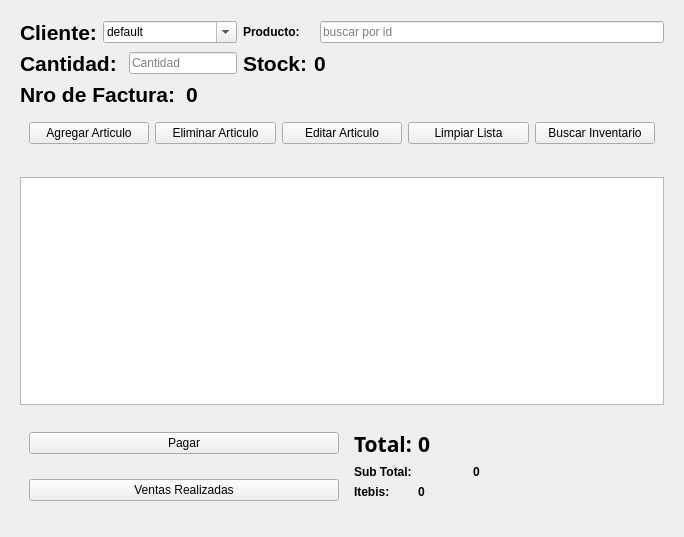
<?xml version="1.0" encoding="UTF-8"?>
<ui version="4.0">
 <class>main</class>
 <widget class="QWidget" name="main">
  <property name="geometry">
   <rect>
    <x>0</x>
    <y>0</y>
    <width>684</width>
    <height>537</height>
   </rect>
  </property>
  <property name="sizePolicy">
   <sizepolicy hsizetype="Expanding" vsizetype="Expanding">
    <horstretch>0</horstretch>
    <verstretch>0</verstretch>
   </sizepolicy>
  </property>
  <property name="windowTitle">
   <string>Form</string>
  </property>
  <layout class="QGridLayout" name="gridLayout">
   <item row="0" column="0">
    <widget class="QFrame" name="form">
     <property name="sizePolicy">
      <sizepolicy hsizetype="Expanding" vsizetype="Preferred">
       <horstretch>0</horstretch>
       <verstretch>0</verstretch>
      </sizepolicy>
     </property>
     <property name="frameShape">
      <enum>QFrame::Shape::NoFrame</enum>
     </property>
     <property name="frameShadow">
      <enum>QFrame::Shadow::Raised</enum>
     </property>
     <layout class="QGridLayout" name="gridLayout_2">
      <item row="0" column="0">
       <widget class="QLabel" name="cliente_label">
        <property name="styleSheet">
         <string notr="true"/>
        </property>
        <property name="frameShape">
         <enum>QFrame::Shape::NoFrame</enum>
        </property>
        <property name="frameShadow">
         <enum>QFrame::Shadow::Plain</enum>
        </property>
        <property name="text">
         <string>&lt;html&gt;&lt;head/&gt;&lt;body&gt;&lt;p&gt;&lt;span style=&quot; font-size:16pt; font-weight:700;&quot;&gt;Cliente:&lt;/span&gt;&lt;/p&gt;&lt;/body&gt;&lt;/html&gt;</string>
        </property>
        <property name="textFormat">
         <enum>Qt::TextFormat::AutoText</enum>
        </property>
       </widget>
      </item>
      <item row="0" column="1" colspan="3">
       <widget class="QComboBox" name="cliente_combo">
        <property name="sizePolicy">
         <sizepolicy hsizetype="Minimum" vsizetype="Fixed">
          <horstretch>0</horstretch>
          <verstretch>0</verstretch>
         </sizepolicy>
        </property>
        <property name="contextMenuPolicy">
         <enum>Qt::ContextMenuPolicy::NoContextMenu</enum>
        </property>
        <property name="editable">
         <bool>true</bool>
        </property>
        <property name="currentText">
         <string>default</string>
        </property>
        <property name="maxVisibleItems">
         <number>5</number>
        </property>
       </widget>
      </item>
      <item row="0" column="4" colspan="2">
       <widget class="QLabel" name="producto_label">
        <property name="styleSheet">
         <string notr="true">font: 16pt &quot;Sans Serif&quot;;</string>
        </property>
        <property name="frameShape">
         <enum>QFrame::Shape::NoFrame</enum>
        </property>
        <property name="frameShadow">
         <enum>QFrame::Shadow::Plain</enum>
        </property>
        <property name="text">
         <string>&lt;html&gt;&lt;head/&gt;&lt;body&gt;&lt;p&gt;&lt;span style=&quot; font-weight:700;&quot;&gt;Producto:&lt;/span&gt;&lt;/p&gt;&lt;/body&gt;&lt;/html&gt;</string>
        </property>
        <property name="textFormat">
         <enum>Qt::TextFormat::AutoText</enum>
        </property>
       </widget>
      </item>
      <item row="0" column="6">
       <widget class="QLineEdit" name="entry_producto">
        <property name="inputMask">
         <string/>
        </property>
        <property name="text">
         <string/>
        </property>
        <property name="frame">
         <bool>true</bool>
        </property>
        <property name="dragEnabled">
         <bool>false</bool>
        </property>
        <property name="placeholderText">
         <string>buscar por id</string>
        </property>
        <property name="cursorMoveStyle">
         <enum>Qt::CursorMoveStyle::VisualMoveStyle</enum>
        </property>
       </widget>
      </item>
      <item row="1" column="0" colspan="2">
       <widget class="QLabel" name="cantidad_label">
        <property name="frameShape">
         <enum>QFrame::Shape::NoFrame</enum>
        </property>
        <property name="frameShadow">
         <enum>QFrame::Shadow::Plain</enum>
        </property>
        <property name="text">
         <string>&lt;html&gt;&lt;head/&gt;&lt;body&gt;&lt;p&gt;&lt;span style=&quot; font-size:16pt; font-weight:700;&quot;&gt;Cantidad: &lt;/span&gt;&lt;/p&gt;&lt;/body&gt;&lt;/html&gt;</string>
        </property>
        <property name="textFormat">
         <enum>Qt::TextFormat::RichText</enum>
        </property>
        <property name="wordWrap">
         <bool>false</bool>
        </property>
        <property name="openExternalLinks">
         <bool>false</bool>
        </property>
       </widget>
      </item>
      <item row="1" column="2" colspan="2">
       <widget class="QLineEdit" name="entry_cantidad">
        <property name="sizePolicy">
         <sizepolicy hsizetype="Minimum" vsizetype="Fixed">
          <horstretch>0</horstretch>
          <verstretch>0</verstretch>
         </sizepolicy>
        </property>
        <property name="inputMask">
         <string/>
        </property>
        <property name="text">
         <string/>
        </property>
        <property name="frame">
         <bool>true</bool>
        </property>
        <property name="placeholderText">
         <string>Cantidad</string>
        </property>
        <property name="cursorMoveStyle">
         <enum>Qt::CursorMoveStyle::VisualMoveStyle</enum>
        </property>
       </widget>
      </item>
      <item row="1" column="4">
       <widget class="QLabel" name="stock_label">
        <property name="styleSheet">
         <string notr="true">font: 20pt &quot;Sans Serif&quot;;</string>
        </property>
        <property name="frameShape">
         <enum>QFrame::Shape::NoFrame</enum>
        </property>
        <property name="frameShadow">
         <enum>QFrame::Shadow::Plain</enum>
        </property>
        <property name="text">
         <string>&lt;html&gt;&lt;head/&gt;&lt;body&gt;&lt;p&gt;&lt;span style=&quot; font-size:16pt; font-weight:700;&quot;&gt;Stock:&lt;/span&gt;&lt;/p&gt;&lt;/body&gt;&lt;/html&gt;</string>
        </property>
        <property name="textFormat">
         <enum>Qt::TextFormat::RichText</enum>
        </property>
        <property name="wordWrap">
         <bool>false</bool>
        </property>
        <property name="openExternalLinks">
         <bool>false</bool>
        </property>
       </widget>
      </item>
      <item row="1" column="5" colspan="2">
       <widget class="QLabel" name="stock">
        <property name="styleSheet">
         <string notr="true">font: 20pt &quot;Sans Serif&quot;;</string>
        </property>
        <property name="frameShape">
         <enum>QFrame::Shape::NoFrame</enum>
        </property>
        <property name="frameShadow">
         <enum>QFrame::Shadow::Plain</enum>
        </property>
        <property name="text">
         <string>&lt;html&gt;&lt;head/&gt;&lt;body&gt;&lt;p&gt;&lt;span style=&quot; font-size:16pt; font-weight:700;&quot;&gt;0&lt;/span&gt;&lt;/p&gt;&lt;/body&gt;&lt;/html&gt;</string>
        </property>
        <property name="textFormat">
         <enum>Qt::TextFormat::RichText</enum>
        </property>
        <property name="wordWrap">
         <bool>true</bool>
        </property>
        <property name="openExternalLinks">
         <bool>false</bool>
        </property>
       </widget>
      </item>
      <item row="2" column="0" colspan="3">
       <widget class="QLabel" name="factura_label">
        <property name="styleSheet">
         <string notr="true">font: 20pt &quot;Sans Serif&quot;;</string>
        </property>
        <property name="frameShape">
         <enum>QFrame::Shape::NoFrame</enum>
        </property>
        <property name="frameShadow">
         <enum>QFrame::Shadow::Plain</enum>
        </property>
        <property name="text">
         <string>&lt;html&gt;&lt;head/&gt;&lt;body&gt;&lt;p&gt;&lt;span style=&quot; font-size:16pt; font-weight:700;&quot;&gt;Nro de Factura:&lt;/span&gt;&lt;/p&gt;&lt;/body&gt;&lt;/html&gt;</string>
        </property>
        <property name="textFormat">
         <enum>Qt::TextFormat::RichText</enum>
        </property>
        <property name="wordWrap">
         <bool>false</bool>
        </property>
        <property name="openExternalLinks">
         <bool>false</bool>
        </property>
       </widget>
      </item>
      <item row="2" column="3">
       <widget class="QLabel" name="factura">
        <property name="styleSheet">
         <string notr="true">font: 20pt &quot;Sans Serif&quot;;</string>
        </property>
        <property name="frameShape">
         <enum>QFrame::Shape::NoFrame</enum>
        </property>
        <property name="frameShadow">
         <enum>QFrame::Shadow::Plain</enum>
        </property>
        <property name="text">
         <string>&lt;html&gt;&lt;head/&gt;&lt;body&gt;&lt;p&gt;&lt;span style=&quot; font-size:16pt; font-weight:700;&quot;&gt;0&lt;/span&gt;&lt;/p&gt;&lt;/body&gt;&lt;/html&gt;</string>
        </property>
        <property name="textFormat">
         <enum>Qt::TextFormat::RichText</enum>
        </property>
        <property name="wordWrap">
         <bool>true</bool>
        </property>
        <property name="openExternalLinks">
         <bool>false</bool>
        </property>
       </widget>
      </item>
      <item row="3" column="0" colspan="7">
       <widget class="QFrame" name="accion">
        <property name="frameShape">
         <enum>QFrame::Shape::NoFrame</enum>
        </property>
        <property name="frameShadow">
         <enum>QFrame::Shadow::Raised</enum>
        </property>
        <layout class="QHBoxLayout" name="horizontalLayout">
         <item>
          <widget class="QPushButton" name="agregar_articulo">
           <property name="sizePolicy">
            <sizepolicy hsizetype="MinimumExpanding" vsizetype="Fixed">
             <horstretch>0</horstretch>
             <verstretch>0</verstretch>
            </sizepolicy>
           </property>
           <property name="text">
            <string>Agregar Articulo</string>
           </property>
          </widget>
         </item>
         <item>
          <widget class="QPushButton" name="eliminar_articulo">
           <property name="sizePolicy">
            <sizepolicy hsizetype="MinimumExpanding" vsizetype="Fixed">
             <horstretch>0</horstretch>
             <verstretch>0</verstretch>
            </sizepolicy>
           </property>
           <property name="text">
            <string>Eliminar Articulo</string>
           </property>
          </widget>
         </item>
         <item>
          <widget class="QPushButton" name="editar_articulo">
           <property name="sizePolicy">
            <sizepolicy hsizetype="MinimumExpanding" vsizetype="Fixed">
             <horstretch>0</horstretch>
             <verstretch>0</verstretch>
            </sizepolicy>
           </property>
           <property name="text">
            <string>Editar Articulo</string>
           </property>
          </widget>
         </item>
         <item>
          <widget class="QPushButton" name="limpiar_lista">
           <property name="sizePolicy">
            <sizepolicy hsizetype="MinimumExpanding" vsizetype="Fixed">
             <horstretch>0</horstretch>
             <verstretch>0</verstretch>
            </sizepolicy>
           </property>
           <property name="text">
            <string>Limpiar Lista</string>
           </property>
          </widget>
         </item>
         <item>
          <widget class="QPushButton" name="buscar_inventario">
           <property name="sizePolicy">
            <sizepolicy hsizetype="MinimumExpanding" vsizetype="Fixed">
             <horstretch>0</horstretch>
             <verstretch>0</verstretch>
            </sizepolicy>
           </property>
           <property name="text">
            <string>Buscar Inventario</string>
           </property>
          </widget>
         </item>
        </layout>
       </widget>
      </item>
     </layout>
    </widget>
   </item>
   <item row="1" column="0">
    <widget class="QFrame" name="bottom">
     <property name="enabled">
      <bool>true</bool>
     </property>
     <property name="sizePolicy">
      <sizepolicy hsizetype="Expanding" vsizetype="Preferred">
       <horstretch>0</horstretch>
       <verstretch>0</verstretch>
      </sizepolicy>
     </property>
     <property name="frameShape">
      <enum>QFrame::Shape::NoFrame</enum>
     </property>
     <property name="frameShadow">
      <enum>QFrame::Shadow::Sunken</enum>
     </property>
     <layout class="QGridLayout" name="gridLayout_5">
      <item row="0" column="0">
       <widget class="QTableWidget" name="tabla_widget">
        <property name="acceptDrops">
         <bool>true</bool>
        </property>
        <property name="horizontalScrollBarPolicy">
         <enum>Qt::ScrollBarPolicy::ScrollBarAsNeeded</enum>
        </property>
        <property name="sizeAdjustPolicy">
         <enum>QAbstractScrollArea::SizeAdjustPolicy::AdjustIgnored</enum>
        </property>
        <property name="editTriggers">
         <set>QAbstractItemView::EditTrigger::DoubleClicked</set>
        </property>
        <property name="tabKeyNavigation">
         <bool>false</bool>
        </property>
        <property name="showDropIndicator" stdset="0">
         <bool>false</bool>
        </property>
        <property name="dragEnabled">
         <bool>true</bool>
        </property>
        <property name="dragDropOverwriteMode">
         <bool>false</bool>
        </property>
        <property name="dragDropMode">
         <enum>QAbstractItemView::DragDropMode::InternalMove</enum>
        </property>
        <property name="defaultDropAction">
         <enum>Qt::DropAction::MoveAction</enum>
        </property>
        <property name="alternatingRowColors">
         <bool>true</bool>
        </property>
        <property name="selectionMode">
         <enum>QAbstractItemView::SelectionMode::SingleSelection</enum>
        </property>
        <property name="selectionBehavior">
         <enum>QAbstractItemView::SelectionBehavior::SelectColumns</enum>
        </property>
        <property name="gridStyle">
         <enum>Qt::PenStyle::SolidLine</enum>
        </property>
        <property name="sortingEnabled">
         <bool>true</bool>
        </property>
        <property name="supportedDragActions">
         <set>Qt::DropAction::MoveAction</set>
        </property>
       </widget>
      </item>
      <item row="2" column="0">
       <widget class="QFrame" name="pago_frame">
        <property name="frameShape">
         <enum>QFrame::Shape::NoFrame</enum>
        </property>
        <property name="frameShadow">
         <enum>QFrame::Shadow::Raised</enum>
        </property>
        <layout class="QGridLayout" name="gridLayout_3">
         <item row="1" column="0">
          <widget class="QPushButton" name="pushButton">
           <property name="sizePolicy">
            <sizepolicy hsizetype="Minimum" vsizetype="Fixed">
             <horstretch>0</horstretch>
             <verstretch>0</verstretch>
            </sizepolicy>
           </property>
           <property name="text">
            <string>Ventas Realizadas</string>
           </property>
          </widget>
         </item>
         <item row="0" column="0">
          <widget class="QPushButton" name="pagar_boton">
           <property name="sizePolicy">
            <sizepolicy hsizetype="Minimum" vsizetype="Fixed">
             <horstretch>0</horstretch>
             <verstretch>0</verstretch>
            </sizepolicy>
           </property>
           <property name="styleSheet">
            <string notr="true">font: 20pt &quot;Sans Serif&quot;;</string>
           </property>
           <property name="text">
            <string>Pagar</string>
           </property>
          </widget>
         </item>
         <item row="0" column="1" rowspan="2">
          <widget class="QFrame" name="totales">
           <property name="frameShape">
            <enum>QFrame::Shape::NoFrame</enum>
           </property>
           <property name="frameShadow">
            <enum>QFrame::Shadow::Raised</enum>
           </property>
           <layout class="QGridLayout" name="gridLayout_4">
            <item row="2" column="0" colspan="2">
             <widget class="QLabel" name="sub_total_label">
              <property name="sizePolicy">
               <sizepolicy hsizetype="Fixed" vsizetype="Preferred">
                <horstretch>0</horstretch>
                <verstretch>0</verstretch>
               </sizepolicy>
              </property>
              <property name="styleSheet">
               <string notr="true">font: 16pt &quot;Sans Serif&quot;;</string>
              </property>
              <property name="text">
               <string>&lt;html&gt;&lt;head/&gt;&lt;body&gt;&lt;p&gt;&lt;span style=&quot; font-weight:700;&quot;&gt;Sub Total:&lt;/span&gt;&lt;/p&gt;&lt;/body&gt;&lt;/html&gt;</string>
              </property>
             </widget>
            </item>
            <item row="0" column="1" colspan="5">
             <widget class="QLabel" name="total_nro">
              <property name="sizePolicy">
               <sizepolicy hsizetype="Fixed" vsizetype="Preferred">
                <horstretch>0</horstretch>
                <verstretch>0</verstretch>
               </sizepolicy>
              </property>
              <property name="font">
               <font>
                <family>Sans Serif</family>
                <pointsize>16</pointsize>
                <italic>false</italic>
                <bold>false</bold>
               </font>
              </property>
              <property name="styleSheet">
               <string notr="true">font: 16pt &quot;Sans Serif&quot;;</string>
              </property>
              <property name="text">
               <string>&lt;html&gt;&lt;head/&gt;&lt;body&gt;&lt;p&gt;&lt;span style=&quot; font-weight:700;&quot;&gt;0&lt;/span&gt;&lt;/p&gt;&lt;/body&gt;&lt;/html&gt;</string>
              </property>
              <property name="wordWrap">
               <bool>true</bool>
              </property>
             </widget>
            </item>
            <item row="3" column="1" colspan="5">
             <widget class="QLabel" name="itebis_nro">
              <property name="sizePolicy">
               <sizepolicy hsizetype="Fixed" vsizetype="Preferred">
                <horstretch>0</horstretch>
                <verstretch>0</verstretch>
               </sizepolicy>
              </property>
              <property name="styleSheet">
               <string notr="true">font: 16pt &quot;Sans Serif&quot;;</string>
              </property>
              <property name="text">
               <string>&lt;html&gt;&lt;head/&gt;&lt;body&gt;&lt;p&gt;&lt;span style=&quot; font-weight:700;&quot;&gt;0&lt;/span&gt;&lt;/p&gt;&lt;/body&gt;&lt;/html&gt;</string>
              </property>
              <property name="wordWrap">
               <bool>true</bool>
              </property>
             </widget>
            </item>
            <item row="3" column="0">
             <widget class="QLabel" name="itebis_label">
              <property name="styleSheet">
               <string notr="true">font: 16pt &quot;Sans Serif&quot;;</string>
              </property>
              <property name="text">
               <string>&lt;html&gt;&lt;head/&gt;&lt;body&gt;&lt;p&gt;&lt;span style=&quot; font-weight:700;&quot;&gt;Itebis:&lt;/span&gt;&lt;/p&gt;&lt;/body&gt;&lt;/html&gt;</string>
              </property>
             </widget>
            </item>
            <item row="0" column="0">
             <widget class="QLabel" name="total_label">
              <property name="sizePolicy">
               <sizepolicy hsizetype="Fixed" vsizetype="Preferred">
                <horstretch>0</horstretch>
                <verstretch>0</verstretch>
               </sizepolicy>
              </property>
              <property name="font">
               <font>
                <family>Sans Serif</family>
                <pointsize>16</pointsize>
                <italic>false</italic>
                <bold>false</bold>
               </font>
              </property>
              <property name="styleSheet">
               <string notr="true">font: 16pt &quot;Sans Serif&quot;;</string>
              </property>
              <property name="text">
               <string>&lt;html&gt;&lt;head/&gt;&lt;body&gt;&lt;p&gt;&lt;span style=&quot; font-weight:700;&quot;&gt;Total:&lt;/span&gt;&lt;/p&gt;&lt;/body&gt;&lt;/html&gt;</string>
              </property>
             </widget>
            </item>
            <item row="2" column="2">
             <widget class="QLabel" name="sub_nro">
              <property name="sizePolicy">
               <sizepolicy hsizetype="Fixed" vsizetype="Preferred">
                <horstretch>0</horstretch>
                <verstretch>0</verstretch>
               </sizepolicy>
              </property>
              <property name="styleSheet">
               <string notr="true">font: 16pt &quot;Sans Serif&quot;;</string>
              </property>
              <property name="text">
               <string>&lt;html&gt;&lt;head/&gt;&lt;body&gt;&lt;p&gt;&lt;span style=&quot; font-weight:700;&quot;&gt;0&lt;/span&gt;&lt;/p&gt;&lt;/body&gt;&lt;/html&gt;</string>
              </property>
              <property name="wordWrap">
               <bool>true</bool>
              </property>
             </widget>
            </item>
           </layout>
          </widget>
         </item>
        </layout>
       </widget>
      </item>
     </layout>
    </widget>
   </item>
  </layout>
 </widget>
 <resources/>
 <connections/>
</ui>
